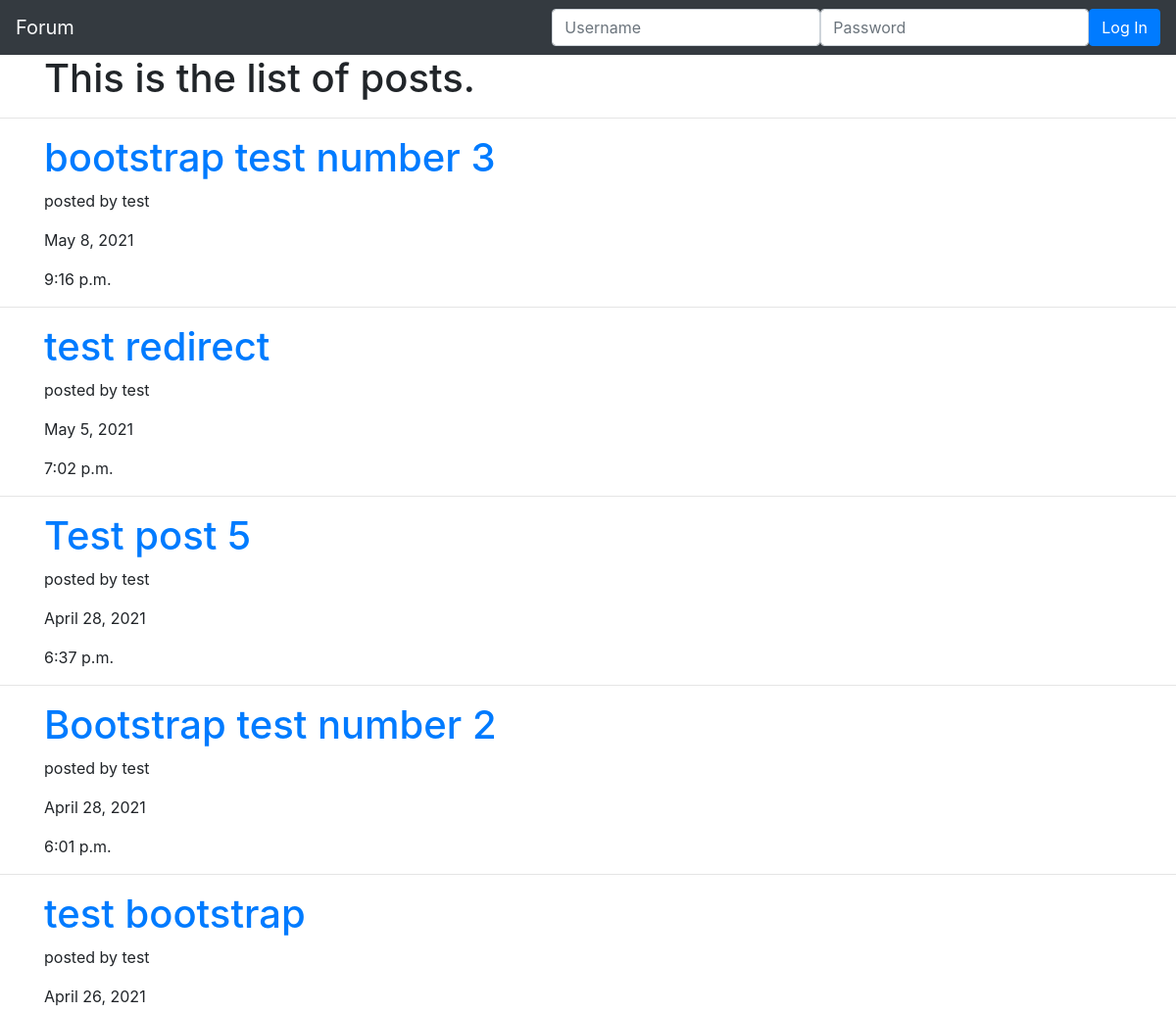
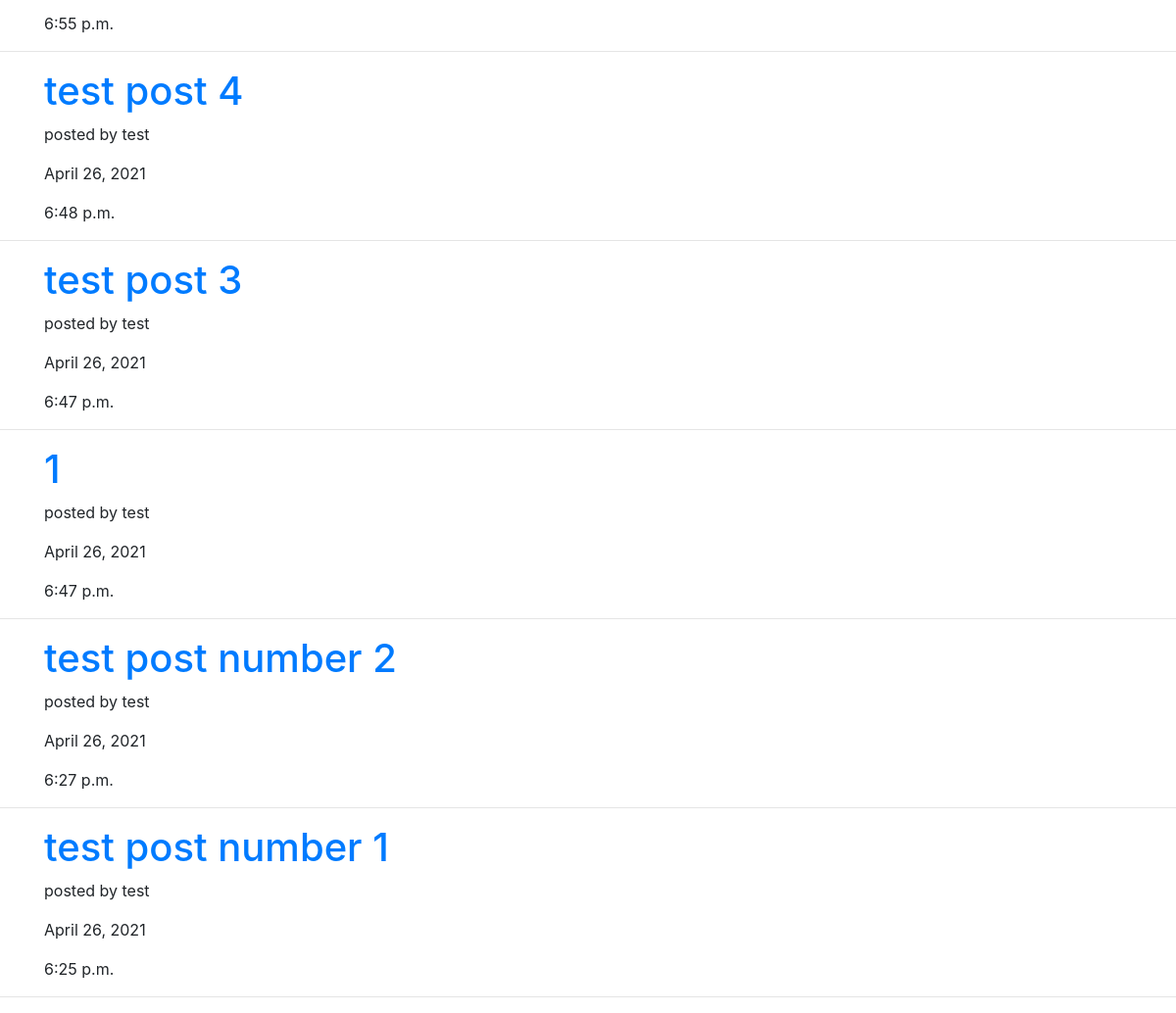
/posts/, run on the app's committed database (2 pictures, top to bottom).
### post/models.py (models this page shows, shortened)
class Post(models.Model):
    id = models.BigAutoField(primary_key=True)
    userPosted = models.ForeignKey(User, on_delete=models.CASCADE,null=True, blank=True)
    thread = models.ForeignKey(Thread, on_delete=models.CASCADE,null=True, blank=True)
    title = models.CharField(max_length=30)
    content = models.CharField(max_length=500)
    pub_date = models.DateTimeField('date published')

### post/views.py (the view, shortened to what this page needs)
# urls.py: path('posts/', views.MainPage.as_view()),
class MainPage(View):
    def get(self, request):
        post_objects = Post.objects.order_by("-pub_date")
        context = {"post_objects": post_objects}
        return render(request, "post/index.html", context)

### post/templates/post/index.html (shortened to what this page needs)
<!DOCTYPE html>
<html lang="en">
<head>
    <link rel="stylesheet" href="https://maxcdn.bootstrapcdn.com/bootstrap/4.0.0/css/bootstrap.min.css"
 />
</head>
<body>
    <nav class="navbar navbar-dark bg-dark">
        <a class="navbar-brand text-light">Forum</a>
        {% if user.is_authenticated %}
        <!-- If someone is logged in, we welocme them and give them <thead>
            opportunity to log out. -->
        <span class="navbar-text"> Welcome, {{user}}! </span>
        <form class="form-inline" action="" method="POST">
            {% csrf_token %}
            <input type="hidden" name="logout" value="logout"></input>
            <button type="submit" class="btn btn-danger">Logout</button>
        </form>
        {% else %}
        <form class="form-inline" action="" method="POST">
            <input type="text" class="form-control" name="username" id="username" placeholder="Username" required />
            <input type="password" class="form-control" name="password" id="password" placeholder="Password" required />
            <button class="btn btn-primary my-2 my-sm-0" type="submit">
                Log In
            </button>
        </form>
        {% endif %}
    </nav>
    <div class="container">
        <h1>This is the list of posts.</h1>
    </div>
    <hr />
    {% for post in post_objects %}
    <div class="container">
        <h1><a href="/posts/{{post.id}}">{{post.title}}</a></h1>
        <p>posted by {{post.userPosted}}</p>
        <p>{{post.pub_date.date}}</p>
        <p>{{post.pub_date.time}}</p>
    </div>
    <hr />
    {% endfor %}
</body>
</html>

### data on the page
Post: title "bootstrap test number 3", userPosted "test", pub_date "May 8, 2021", pub_date.time "9:16 p.m."
Post: title "test redirect", userPosted "test", pub_date "May 5, 2021", pub_date.time "7:02 p.m."
Post: title "Test post 5", userPosted "test", pub_date "April 28, 2021", pub_date.time "6:37 p.m."
Post: title "Bootstrap test number 2", userPosted "test", pub_date "April 28, 2021", pub_date.time "6:01 p.m."
Post: title "test bootstrap", userPosted "test", pub_date "April 26, 2021", pub_date.time "6:55 p.m."
Post: title "test post 4", userPosted "test", pub_date "April 26, 2021", pub_date.time "6:48 p.m."
Post: title "test post 3", userPosted "test", pub_date "April 26, 2021", pub_date.time "6:47 p.m."
Post: title "1", userPosted "test", pub_date "April 26, 2021", pub_date.time "6:47 p.m."
Post: title "test post number 2", userPosted "test", pub_date "April 26, 2021", pub_date.time "6:27 p.m."
Post: title "test post number 1", userPosted "test", pub_date "April 26, 2021", pub_date.time "6:25 p.m."
